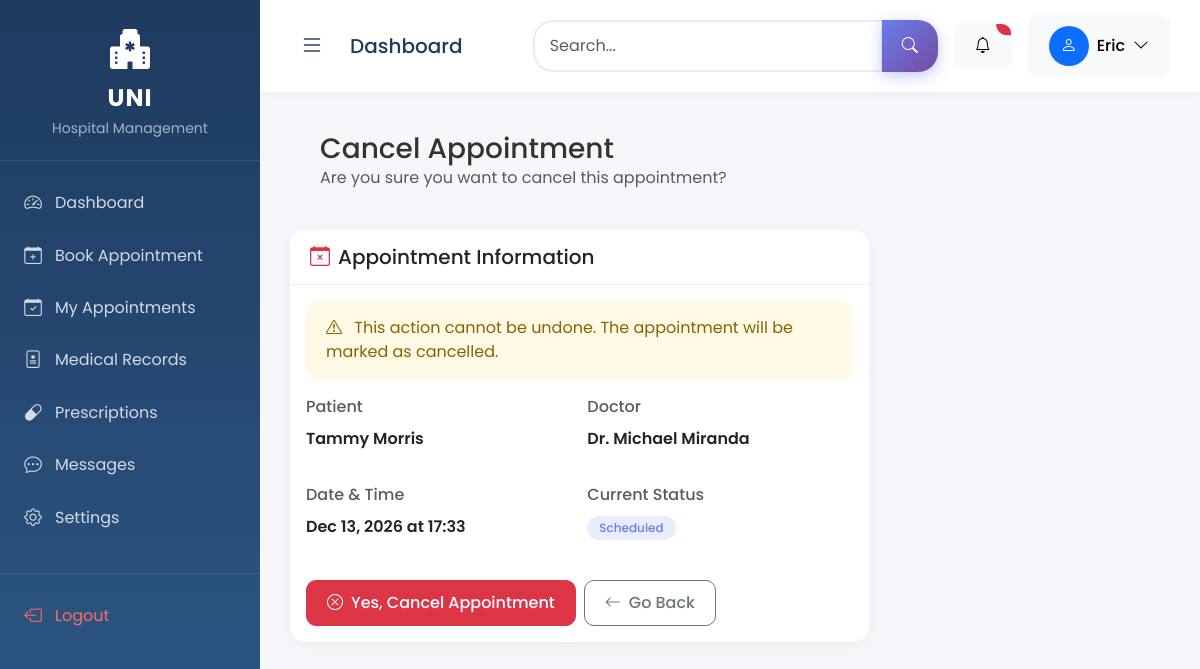
The app's page /dashboard/appointments/85/cancel/ (signed in) with its own data.
### apps/users/models.py (models this page shows)
class User(AbstractUser):
    class Role(models.TextChoices):
        ADMIN = 'ADMIN', 'Admin'
        DOCTOR = 'DOCTOR', 'Doctor'
        PATIENT = 'PATIENT', 'Patient'
    role = models.CharField(max_length=50, choices=Role.choices, default=Role.PATIENT)

### core/models.py (models this page shows, shortened)
class Appointment(models.Model):
    STATUS_CHOICES = (
        ('scheduled', 'Scheduled'),
        ('completed', 'Completed'),
        ('cancelled', 'Cancelled'),
    )
    patient = models.ForeignKey(Patient, on_delete=models.CASCADE, related_name='appointments')
    doctor = models.ForeignKey(Doctor, on_delete=models.CASCADE, related_name='appointments')
    appointment_datetime = models.DateTimeField()
    reason = models.TextField()
    status = models.CharField(max_length=20, choices=STATUS_CHOICES, default='scheduled')
    created_at = models.DateTimeField(auto_now_add=True)
    updated_at = models.DateTimeField(auto_now=True)

class Patient(models.Model):
    user = models.OneToOneField(settings.AUTH_USER_MODEL, on_delete=models.CASCADE, primary_key=True)
    profile_picture = models.ImageField(upload_to='patient_profile_pics/', null=True, blank=True)
    blood_group = models.CharField(max_length=5, blank=True)
    medical_history = models.TextField(blank=True)
    address = models.CharField(max_length=255, blank=True)
    phone_number = models.CharField(max_length=20, blank=True)

class Doctor(models.Model):
    user = models.OneToOneField(settings.AUTH_USER_MODEL, on_delete=models.CASCADE, primary_key=True)
    profile_picture = models.ImageField(upload_to='doctor_profile_pics/', null=True, blank=True)
    specialization = models.CharField(max_length=100)
    license_number = models.CharField(max_length=50, unique=True)
    availability = models.JSONField(default=dict) # e.g., {'Monday': ['09:00-12:00', '14:00-17:00']}

### core/views.py (the view)
# urls.py: path('appointments/<int:pk>/cancel/', views.appointment_cancel, name='appointment-cancel'),
@login_required
@never_cache
def appointment_cancel(request, pk):
    appointment = get_object_or_404(Appointment, pk=pk)
    if request.method == 'POST':
        appointment.status = 'cancelled'
        appointment.save()
        messages.success(request, 'Appointment cancelled successfully!')
        return redirect('core:appointment-list')
    return render(request, 'appointment_cancel.html', {'appointment': appointment})

### templates/appointment_cancel.html (shortened to what this page needs)
{% extends "base.html" %}
{% load static %}
{% block content %}
<div class="header">
    <div class="d-flex justify-content-between align-items-center">
        <div>
            <h1 class="h3 mb-0">Cancel Appointment</h1>
            <p class="text-muted mb-0">Are you sure you want to cancel this appointment?</p>
        </div>
    </div>
</div>
<div class="row">
    <div class="col-lg-8">
        <div class="card">
            <div class="card-header">
                <h5 class="mb-0"><i class="bi bi-calendar-x text-danger me-2"></i>Appointment Information</h5>
            </div>
            <div class="card-body">
                <div class="alert alert-warning">
                    <i class="bi bi-exclamation-triangle me-2"></i>
                    This action cannot be undone. The appointment will be marked as cancelled.
                </div>
                <div class="row g-3 mb-4">
                    <div class="col-md-6">
                        <label class="form-label text-muted">Patient</label>
                        <p class="fw-semibold">{{ appointment.patient.user.first_name }} {{ appointment.patient.user.last_name }}</p>
                    </div>
                    <div class="col-md-6">
                        <label class="form-label text-muted">Doctor</label>
                        <p class="fw-semibold">Dr. {{ appointment.doctor.user.first_name }} {{ appointment.doctor.user.last_name }}</p>
                    </div>
                    <div class="col-md-6">
                        <label class="form-label text-muted">Date & Time</label>
                        <p class="fw-semibold">{{ appointment.appointment_datetime|date:"M d, Y" }} at {{ appointment.appointment_datetime|time:"H:i" }}</p>
                    </div>
                    <div class="col-md-6">
                        <label class="form-label text-muted">Current Status</label>
                        <p><span class="badge badge-soft-primary">Scheduled</span></p>
                    </div>
                </div>
                <form method="post">
                    <div class="d-flex gap-2">
                        <button type="submit" class="btn btn-danger">
                            <i class="bi bi-x-circle me-2"></i>Yes, Cancel Appointment
                        </button>
                        <a href="{% url 'core:appointment-list' %}" class="btn btn-outline-secondary">
                            <i class="bi bi-arrow-left me-2"></i>Go Back
                        </a>
                    </div>
                </form>
            </div>
        </div>
    </div>
</div>
{% endblock %}

### templates/base.html (shortened to what this page needs)
{% load static %}
<!DOCTYPE html>
<html lang="en" data-bs-theme="light">
<head>
    <link href="https://cdn.jsdelivr.net/npm/bootstrap@5.3.3/dist/css/bootstrap.min.css" rel="stylesheet">
    <link rel="stylesheet" href="https://cdn.jsdelivr.net/npm/bootstrap-icons@1.11.3/font/bootstrap-icons.min.css">
    <link rel="stylesheet" href="{% static 'css/style.css' %}">
</head>
<body>
    {% if user.is_authenticated %}
    <div class="sidebar" id="sidebar">
        <div class="sidebar-brand">
            <i class="bi bi-hospital-fill brand-icon"></i>
            <div class="brand-text">UNI</div>
            <small style="color: rgba(255,255,255,0.6);">Hospital Management</small>
        </div>
        <div class="sidebar-menu">
{% if user.role == 'ADMIN' %}
            <a href="{% url 'core:admin-dashboard' %}" class="sidebar-menu-item {% if request.resolver_match.url_name == 'admin-dashboard' %}active{% endif %}">
                <i class="bi bi-speedometer2"></i>Dashboard
            </a>
            <a href="{% url 'core:patient-list' %}" class="sidebar-menu-item {% if request.resolver_match.url_name == 'patient-list' %}active{% endif %}">
                <i class="bi bi-people"></i>Patients
            </a>
            <a href="{% url 'core:doctor-list' %}" class="sidebar-menu-item {% if request.resolver_match.url_name == 'doctor-list' %}active{% endif %}">
                <i class="bi bi-person-heart"></i>Doctors
            </a>
            <a href="{% url 'core:appointment-list' %}" class="sidebar-menu-item {% if request.resolver_match.url_name == 'appointment-list' %}active{% endif %}">
                <i class="bi bi-calendar-check"></i>Appointments
            </a>
            <a href="{% url 'core:medical-records' %}" class="sidebar-menu-item {% if request.resolver_match.url_name == 'medical-records' %}active{% endif %}">
                <i class="bi bi-file-medical"></i>Medical Records
            </a>
            <a href="{% url 'core:prescriptions' %}" class="sidebar-menu-item {% if request.resolver_match.url_name == 'prescriptions' %}active{% endif %}">
                <i class="bi bi-capsule"></i>Prescriptions
            </a>
            <a href="{% url 'core:messages' %}" class="sidebar-menu-item {% if request.resolver_match.url_name == 'messages' %}active{% endif %}">
                <i class="bi bi-chat-dots"></i>Messages
            </a>
            <a href="{% url 'core:settings' %}" class="sidebar-menu-item {% if request.resolver_match.url_name == 'settings' %}active{% endif %}">
                <i class="bi bi-gear"></i>Settings
            </a>
            {% else %}
            <a href="{% url 'core:patient-dashboard' %}" class="sidebar-menu-item {% if request.resolver_match.url_name == 'patient-dashboard' %}active{% endif %}">
                <i class="bi bi-speedometer2"></i>Dashboard
            </a>
            <a href="{% url 'core:appointment-create' %}" class="sidebar-menu-item {% if request.resolver_match.url_name == 'appointment-create' %}active{% endif %}">
                <i class="bi bi-calendar-plus"></i>Book Appointment
            </a>
            <a href="{% url 'core:appointment-list' %}" class="sidebar-menu-item {% if request.resolver_match.url_name == 'appointment-list' %}active{% endif %}">
                <i class="bi bi-calendar-check"></i>My Appointments
            </a>
            <a href="{% url 'core:medical-records' %}" class="sidebar-menu-item {% if request.resolver_match.url_name == 'medical-records' %}active{% endif %}">
                <i class="bi bi-file-medical"></i>Medical Records
            </a>
            <a href="{% url 'core:prescriptions' %}" class="sidebar-menu-item {% if request.resolver_match.url_name == 'prescriptions' %}active{% endif %}">
                <i class="bi bi-capsule"></i>Prescriptions
            </a>
            <a href="{% url 'core:messages' %}" class="sidebar-menu-item {% if request.resolver_match.url_name == 'messages' %}active{% endif %}">
                <i class="bi bi-chat-dots"></i>Messages
            </a>
            <a href="{% url 'core:settings' %}" class="sidebar-menu-item {% if request.resolver_match.url_name == 'settings' %}active{% endif %}">
                <i class="bi bi-gear"></i>Settings
            </a>
            {% endif %}
            <div style="margin-top: 30px; border-top: 1px solid rgba(255,255,255,0.1); padding-top: 15px;">
                <a href="{% url 'logout' %}" class="sidebar-menu-item logout-link" style="color: #ff6b6b;" onclick="return handleLogout(event);">
                    <i class="bi bi-box-arrow-left"></i>Logout
                </a>
            </div>
        </div>
    </div>
    <div class="main-content" id="main-content">
        <nav class="top-navbar d-flex justify-content-between align-items-center">
            <div class="d-flex align-items-center">
                <button class="menu-toggle me-3" id="menu-toggle">
                    <i class="bi bi-list"></i>
                </button>
                <h5 class="mb-0" style="color: var(--uni-primary);">{% block page-title %}Dashboard{% endblock %}</h5>
            </div>
            <div class="d-flex align-items-center gap-3">
                <div class="search-box">
                    <div class="input-group">
                        <input type="text" class="form-control" placeholder="Search..." style="border-radius: 20px 0 0 20px;">
                        <button class="btn btn-primary" style="border-radius: 0 20px 20px 0;">
                            <i class="bi bi-search"></i>
                        </button>
                    </div>
                </div>
                <div class="dropdown">
                    <button class="btn btn-light position-relative" data-bs-toggle="dropdown">
                        <i class="bi bi-bell"></i>
                        <span class="position-absolute top-0 start-100 translate-middle badge rounded-pill bg-danger" style="font-size: 0.6rem;">
                        </span>
                    </button>
                </div>
                <div class="dropdown">
                    <button class="btn btn-light d-flex align-items-center gap-2" data-bs-toggle="dropdown">
                        <div class="avatar bg-primary text-white">
                            <i class="bi bi-person"></i>
                        </div>
                        <span class="d-none d-md-inline">{{ user.first_name|default:user.username }}</span>
                        <i class="bi bi-chevron-down"></i>
                    </button>
                </div>
            </div>
        </nav>
        <div class="content-wrapper page-content" style="padding: 20px 30px;">
            {% block content %}{% endblock %}
        </div>
    </div>
    {% else %}
    <div style="min-height: 100vh;">
        {% block login-content %}{% endblock %}
    </div>
    {% endif %}
</body>
</html>

### static/css/style.css (style rules this page uses)
:root { --uni-primary: #1e3a5f; --uni-secondary: #2d5a87; --uni-accent: #3d7ab5; --uni-light: #f5f7fa; --sidebar-width: 260px; --transition-speed: 0.3s; }
* { box-sizing: border-box; }
body { font-family: 'Poppins', -apple-system, BlinkMacSystemFont, 'Segoe UI', Roboto, sans-serif; background: var(--apollo-light); color: #333; overflow-x: hidden; }
.sidebar { position: fixed; top: 0; left: 0; height: 100vh; width: var(--sidebar-width); background: linear-gradient(180deg, var(--uni-primary) 0%, var(--uni-secondary) 100%); z-index: 1000; transition: all var(--transition-speed) ease; overflow-y: auto; }
.sidebar-brand { padding: 25px 20px; text-align: center; border-bottom: 1px solid rgba(255, 255, 255, 0.1); }
.sidebar-brand .brand-icon { font-size: 2.5rem; color: white; margin-bottom: 5px; }
.sidebar-brand .brand-text { color: white; font-size: 1.5rem; font-weight: 700; letter-spacing: 2px; }
.sidebar-menu { padding: 15px 0; }
.sidebar-menu-item { display: flex; align-items: center; padding: 12px 20px; color: rgba(255, 255, 255, 0.8); text-decoration: none; transition: all 0.2s ease; border-left: 3px solid transparent; margin: 2px 0; }
.sidebar-menu-item i { margin-right: 12px; font-size: 1.1rem; width: 20px; text-align: center; }
.main-content { margin-left: var(--sidebar-width); min-height: 100vh; transition: margin-left var(--transition-speed) ease; }
.top-navbar { background: white; padding: 15px 30px; box-shadow: 0 2px 15px rgba(0, 0, 0, 0.05); position: sticky; top: 0; z-index: 100; }
.menu-toggle { background: none; border: none; font-size: 1.5rem; cursor: pointer; color: var(--apollo-primary); padding: 5px 10px; border-radius: 5px; transition: background 0.2s ease; }
.card { border: none; border-radius: 15px; box-shadow: 0 4px 20px rgba(0, 0, 0, 0.05); transition: transform 0.2s ease, box-shadow 0.2s ease; overflow: hidden; }
.card-header { background: white; border-bottom: 1px solid #f0f0f0; padding: 15px 20px; font-weight: 600; font-size: 1rem; }
.text-danger { color: #dc3545 !important; }
.btn { border-radius: 10px; font-weight: 500; padding: 10px 20px; transition: all 0.2s ease; }
.btn-primary { background: linear-gradient(135deg, #667eea 0%, #764ba2 100%); border: none; }
.badge { padding: 6px 12px; font-weight: 500; font-size: 0.75rem; border-radius: 20px; }
.form-control { border-radius: 10px; padding: 12px 15px; border: 2px solid #e9ecef; transition: all 0.2s ease; }
.form-label { font-weight: 500; color: #495057; margin-bottom: 8px; }
.avatar { width: 40px; height: 40px; border-radius: 50%; display: flex; align-items: center; justify-content: center; background: #f0f0f0; font-weight: 600; color: #666; }
.alert { border-radius: 12px; border: none; padding: 15px 20px; }
.alert-warning { background: rgba(255, 193, 7, 0.1); color: #856404; }
.header { padding: 20px 30px; margin-bottom: 20px; }
.btn { position: relative; overflow: hidden; transition: all 0.3s ease; }
.btn::after { content: ''; position: absolute; top: 50%; left: 50%; width: 0; height: 0; background: rgba(255, 255, 255, 0.2); border-radius: 50%; transform: translate(-50%, -50%); transition: width 0.6s ease, height 0.6s ease; }
.btn-primary { background: linear-gradient(135deg, #667eea 0%, #764ba2 100%); border: none; box-shadow: 0 4px 15px rgba(102, 126, 234, 0.4); }
.badge-soft-primary { background: rgba(102, 126, 234, 0.15); color: #667eea; }
.page-content { animation: pageEnter 0.4s ease; }

### records on screen
User: first_name "Eric"
Appointment: patient.user.first_name "Tammy", patient.user.last_name "Morris", doctor.user.first_name "Michael", doctor.user.last_name "Miranda", appointment_datetime "Dec 13, 2026", appointment_datetime "17:33"
